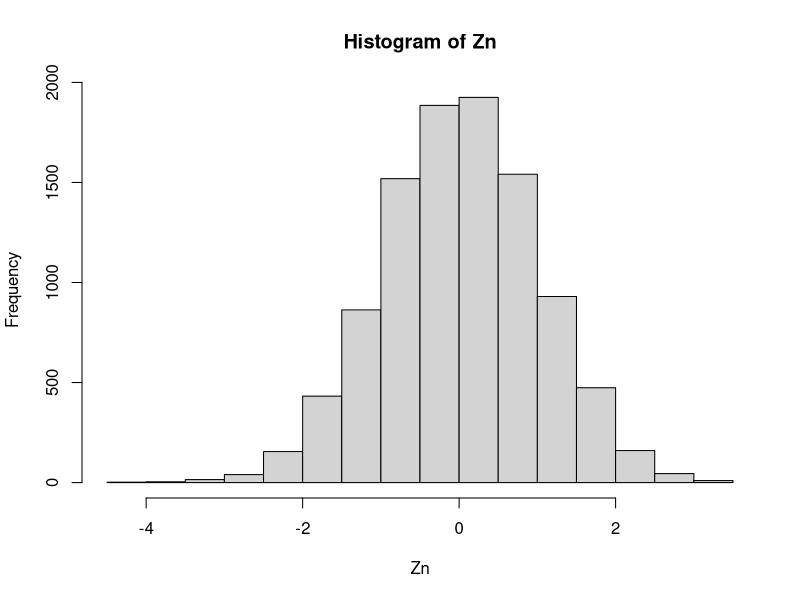

Here is the R script that generated this plot:
### Sample_3_5.r
### 中心極限定理シミュレーション用スクリプト

S <- 10000 # シミュレーション回数
n <- 10000 # 標本の大きさ
Zn <- numeric(S) # 結果記録用のリスト
for (i in 1:S) {
  # 繰り返し開始
  X <- rnorm(n, 50, 10) # N(50,10)から標本抽出
  Xbar <- mean(X)
  Sn <- var(X)
  Zn[i] <- sqrt(n) * (Xbar - 50) / sqrt(Sn)
}
# 繰り返し終了
hist(Zn) # ヒストグラム作成
